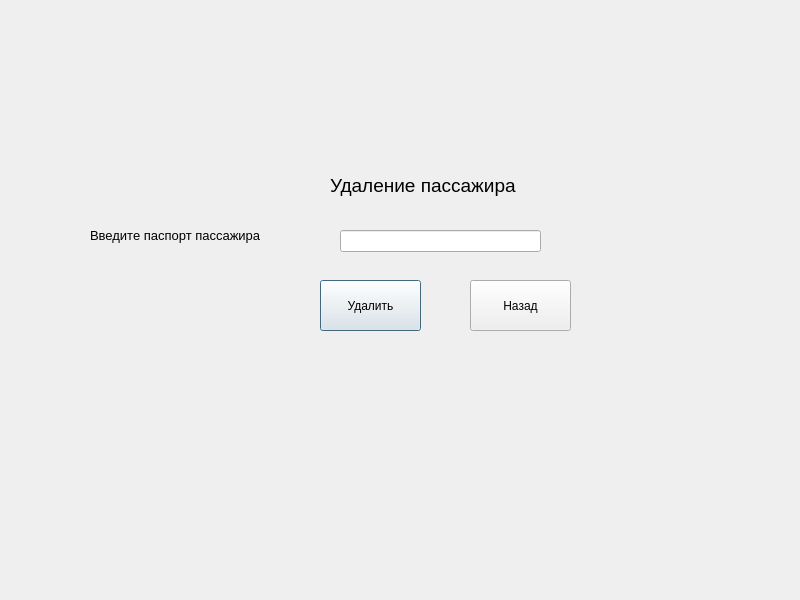
<?xml version="1.0" encoding="UTF-8"?>
<ui version="4.0">
 <class>DeleteTicket</class>
 <widget class="QDialog" name="DeleteTicket">
  <property name="geometry">
   <rect>
    <x>0</x>
    <y>0</y>
    <width>800</width>
    <height>600</height>
   </rect>
  </property>
  <property name="palette">
   <palette>
    <active/>
    <inactive/>
    <disabled/>
   </palette>
  </property>
  <property name="windowTitle">
   <string>Dialog</string>
  </property>
  <widget class="QLabel" name="label_2">
   <property name="geometry">
    <rect>
     <x>90</x>
     <y>220</y>
     <width>231</width>
     <height>31</height>
    </rect>
   </property>
   <property name="font">
    <font>
     <pointsize>10</pointsize>
    </font>
   </property>
   <property name="text">
    <string>Введите паспорт пассажира</string>
   </property>
  </widget>
  <widget class="QLineEdit" name="lineEditPassport">
   <property name="geometry">
    <rect>
     <x>340</x>
     <y>230</y>
     <width>201</width>
     <height>22</height>
    </rect>
   </property>
  </widget>
  <widget class="QPushButton" name="pushButtonDelete">
   <property name="geometry">
    <rect>
     <x>320</x>
     <y>280</y>
     <width>101</width>
     <height>51</height>
    </rect>
   </property>
   <property name="text">
    <string>Удалить</string>
   </property>
  </widget>
  <widget class="QPushButton" name="pushButtonBack">
   <property name="geometry">
    <rect>
     <x>470</x>
     <y>280</y>
     <width>101</width>
     <height>51</height>
    </rect>
   </property>
   <property name="text">
    <string>Назад</string>
   </property>
  </widget>
  <widget class="QLabel" name="label">
   <property name="geometry">
    <rect>
     <x>330</x>
     <y>140</y>
     <width>281</width>
     <height>91</height>
    </rect>
   </property>
   <property name="font">
    <font>
     <pointsize>14</pointsize>
    </font>
   </property>
   <property name="text">
    <string>Удаление пассажира</string>
   </property>
  </widget>
 </widget>
 <resources/>
 <connections/>
</ui>
